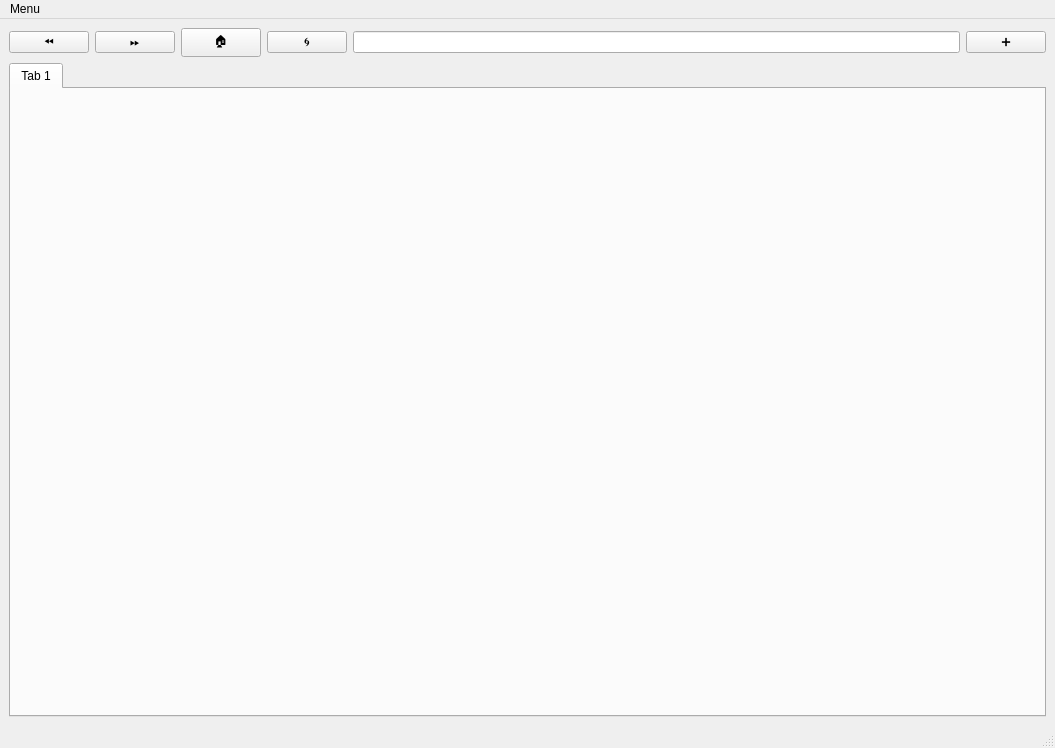
<?xml version="1.0" encoding="UTF-8"?>
<ui version="4.0">
 <class>MainWindow</class>
 <widget class="QMainWindow" name="MainWindow">
  <property name="geometry">
   <rect>
    <x>0</x>
    <y>0</y>
    <width>1055</width>
    <height>748</height>
   </rect>
  </property>
  <property name="windowTitle">
   <string>MainWindow</string>
  </property>
  <widget class="QWidget" name="centralwidget">
   <layout class="QGridLayout" name="gridLayout">
    <item row="0" column="0">
     <widget class="QPushButton" name="btnBack">
      <property name="text">
       <string>⏪</string>
      </property>
     </widget>
    </item>
    <item row="0" column="1">
     <widget class="QPushButton" name="btnForWard">
      <property name="text">
       <string>⏩</string>
      </property>
     </widget>
    </item>
    <item row="0" column="2">
     <widget class="QPushButton" name="btnHome">
      <property name="text">
       <string>🏠</string>
      </property>
     </widget>
    </item>
    <item row="0" column="3">
     <widget class="QPushButton" name="btnRefresh">
      <property name="text">
       <string>🌀</string>
      </property>
     </widget>
    </item>
    <item row="0" column="4">
     <widget class="QLineEdit" name="barAddress"/>
    </item>
    <item row="0" column="5">
     <widget class="QPushButton" name="btnAddTab">
      <property name="text">
       <string>➕</string>
      </property>
      <property name="iconSize">
       <size>
        <width>16</width>
        <height>16</height>
       </size>
      </property>
     </widget>
    </item>
    <item row="1" column="0" colspan="6">
     <widget class="QTabWidget" name="tabNavigator">
      <property name="currentIndex">
       <number>0</number>
      </property>
      <widget class="QWidget" name="tab">
       <attribute name="title">
        <string>Tab 1</string>
       </attribute>
      </widget>
     </widget>
    </item>
   </layout>
  </widget>
  <widget class="QMenuBar" name="menubar">
   <property name="geometry">
    <rect>
     <x>0</x>
     <y>0</y>
     <width>1055</width>
     <height>21</height>
    </rect>
   </property>
   <widget class="QMenu" name="menuMenu">
    <property name="title">
     <string>Menu</string>
    </property>
   </widget>
   <addaction name="menuMenu"/>
  </widget>
  <widget class="QStatusBar" name="statusbar"/>
  <action name="actionClose">
   <property name="text">
    <string>Close</string>
   </property>
  </action>
 </widget>
 <resources/>
 <connections/>
</ui>
